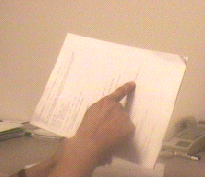
#> input picture homework6/instructions/input.bmp, 205 x 177 px
$ python main.py   (older library calls are emulated)
#> lines starting #> are read from the running program, lines starting #| are printed output that depends on the picture; after the words box and inside, x2 and y2 are one past the last pixel; in counts of white or black regions, pixels touching at a corner belong together
from PIL import Image
import numpy as np
import cv2
import os
import csv
import matplotlib.pyplot as plt

def load_image(image_path:str,
               img_format:str = 'rgb'):
    """
    Load an image from the specified path and convert it to a numpy array.

    Args:
        image_path (str): The path to the image file.
        img_format (str): The desired output format for the image array.
                             'rgb' or 'grasyscale'. Default is 'rgb'.

    Returns:
        np.ndarray: The loaded image as a numpy array.
    """
    img = Image.open(image_path)
    if img_format == 'rgb':
        img = img.convert('RGB')
    elif img_format == 'grayscale':
        img = img.convert('L')
    # resize the image to 640x480
    # img = img.resize((640, 480))
    img = np.array(img)
    return img

# [11 lines left out: function display_image, not called in this run]

def _make_gauss_kernel(N: int, sigma: float) -> np.ndarray:
    """
    Build a normalized 2D Gaussian kernel.

    Args:
        N (int): kernel size (must be odd).
        sigma (float): standard deviation of the Gaussian.

    Returns:
        kernel (np.ndarray): shape (N, N), sums to 1.
    """
    # Create a grid of (x,y) coordinates with center at 0
    ax = np.arange(-N//2 + 1, N//2 + 1)
    xx, yy = np.meshgrid(ax, ax)
    # Gaussian formula
    kernel = np.exp(-(xx**2 + yy**2) / (2.0 * sigma**2))
    # Normalize so sum = 1
    kernel /= np.sum(kernel)
    return kernel

def gaussian_smoothing(I: np.ndarray, N: int, sigma: float) -> np.ndarray:
    """
    Apply an NxN Gaussian smoothing to image I with standard deviation sigma.

    Args:
        I (np.ndarray): input image, shape (H, W) or (H, W, C), any numeric dtype.
        N (int): size of the Gaussian kernel (must be odd).
        sigma (float): standard deviation of the Gaussian.

    Returns:
        smoothed (np.ndarray): same shape and dtype as I, Gaussian-blurred.
    """
    # Build kernel
    kernel = _make_gauss_kernel(N, sigma)
    pad = N // 2

    # Ensure float for accumulation
    I_float = I.astype(np.float64)
    # Pad edges by repeating the border values
    if I.ndim == 2:
        I_pad = np.pad(I_float, pad_width=pad, mode='edge')
        H, W = I.shape
        out = np.zeros_like(I_float)
        # Slide kernel over image
        for i in range(H):
            for j in range(W):
                region = I_pad[i:i+N, j:j+N]
                out[i, j] = np.sum(region * kernel)
        return out.astype(I.dtype)

    elif I.ndim == 3:
        H, W, C = I.shape
        out = np.zeros_like(I_float)
        # Apply per‐channel
        for c in range(C):
            out[:, :, c] = gaussian_smoothing(I[:, :, c], N, sigma).astype(np.float64)
        return out.astype(I.dtype)

    else:
        raise ValueError("Unsupported input image dimensions: must be HxW or HxWxC")

def image_gradient(S: np.ndarray) -> tuple[np.ndarray, np.ndarray]:
    """
    Compute image gradients using Sobel operators.

    Args:
        S (np.ndarray): input image, shape (H, W) or (H, W, C).
                        If 3-channel, will be converted to grayscale.

    Returns:
        magnitude (np.ndarray): gradient magnitude, shape (H, W), dtype float64
        theta (np.ndarray): gradient orientation in degrees [0,180), shape (H, W), dtype float64
    """
    # 1) If RGB, convert to gray via luminosity
    if S.ndim == 3:
        # weights 0.299, 0.587, 0.114
        S = (0.299 * S[...,0] + 0.587 * S[...,1] + 0.114 * S[...,2]).astype(np.float64)
    else:
        S = S.astype(np.float64)

    # 2) Sobel kernels
    Kx = np.array([[-1, 0, 1],
                   [-2, 0, 2],
                   [-1, 0, 1]], dtype=np.float64)
    Ky = np.array([[ 1,  2,  1],
                   [ 0,  0,  0],
                   [-1, -2, -1]], dtype=np.float64)

    # 3) Pad image to keep same size (pad by 1)
    pad = 1
    S_pad = np.pad(S, pad_width=pad, mode='edge')

    H, W = S.shape
    Gx = np.zeros((H, W), dtype=np.float64)
    Gy = np.zeros((H, W), dtype=np.float64)

    # 4) Convolve
    for i in range(H):
        for j in range(W):
            region = S_pad[i:i+3, j:j+3]
            Gx[i, j] = np.sum(region * Kx)
            Gy[i, j] = np.sum(region * Ky)

    # 5) Magnitude and angle
    magnitude = np.hypot(Gx, Gy) # sqrt(Gx^2 + Gy^2)
    theta = np.arctan2(Gy, Gx)

    # 6) Normalize angle to [0, np.pi)
    theta = (theta + np.pi) % np.pi

    return magnitude, theta

def find_threshold(magnitude: np.ndarray,
                   percentage_non_edge: float,
                  ) -> tuple[float, float]:
    """
    Determine low and high thresholds for Canny via the histogram of gradient magnitudes.

    Args:
        magnitude (np.ndarray): 2D gradient-magnitude image.
        percentage_non_edge (float): fraction of pixels to treat as non‐edges (0 < p < 1).
        num_bins (int): number of histogram bins to use (default=256).

    Returns:
        T_low (float), T_high (float)
    """
    # 1) Flatten and build histogram over [min, max]
    flat = magnitude.flatten()
    num_bins = int(np.max(magnitude))
    mn = np.min(flat)
    mx = np.max(flat)
    hist, bin_edges = np.histogram(flat,
                                   bins=num_bins,
                                   range=(mn, mx),
                                   density=True)

    # 2) Cumulative distribution (CDF)
    cdf = np.cumsum(hist)

    # [6 lines of commented-out code are left out]

    idx = np.where(cdf > percentage_non_edge*np.max(cdf))[0][0]
    # print(f"Percentage non-edge: {percentage_non_edge}, Index: {idx}")
    T_high = bin_edges[idx]
    T_low  = 0.5 * T_high

    return T_low, T_high

def nonmaxima_suppress(Gx: np.ndarray,
                       Gy: np.ndarray,
                       Mag: np.ndarray,
                       method: str = 'quantization'
                       ) -> np.ndarray:
    """
    Non-maxima suppression using gradient components directly.

    Args:
      Gx, Gy    -- 2D arrays of the x- and y-derivative at each pixel.
      Mag       -- 2D array of gradient magnitudes.
      method    -- 'quantization' (4-way) or 'interpolation'.

    Returns:
      Mag_sup   -- 2D array, same shape as Mag, with non-maxima zeroed out.
    """
    H, W = Mag.shape
    # pad Mag so that neighbors at the border can be sampled
    Mp = np.pad(Mag, ((1,1),(1,1)), mode='edge')
    out = np.zeros_like(Mag)

    # precompute tan thresholds
    t1 = np.tan(np.pi/8)    # ≈0.414 (22.5°)
    t2 = np.tan(3*np.pi/8)  # ≈2.414 (67.5°)

    # [9 lines left out: function _bilinear, not called in this run]

    for i in range(H):
        for j in range(W):
            m  = Mp[i+1, j+1]
            gx = Gx[i, j]
            gy = Gy[i, j]

            if method == 'quantization':
                # avoid division by zero
                if gx == 0:
                    alpha = np.inf
                else:
                    alpha = abs(gy / gx)

                # decide which of the 4 directions
                if alpha <= t1:
                    # horizontal edge (0°)
                    n1, n2 = Mp[i+1, j], Mp[i+1, j+2]
                elif alpha >= t2:
                    # vertical edge (90°)
                    n1, n2 = Mp[i, j+1], Mp[i+2, j+1]
                elif gx * gy > 0:
                    # 45° diagonal
                    n1, n2 = Mp[i, j+2], Mp[i+2, j]
                else:
                    # 135° diagonal
                    n1, n2 = Mp[i, j], Mp[i+2, j+2]

            elif method == 'interpolation':
                # unit‐vector along gradient
                if m == 0:
                    dy = dx = 0.0
                else:
                    dy = gy / m
                    dx = gx / m
                # sample + and – along (dx,dy)
                n1 = _bilinear(Mp, i+1 + dy, j+1 + dx)
                n2 = _bilinear(Mp, i+1 - dy, j+1 - dx)

            else:
                raise ValueError(f"Unknown method '{method}'")

            # keep local maxima only
            if (m >= n1) and (m >= n2):
                out[i, j] = m
            # else remains zero

    return out

def edge_linking(Mag_low: np.ndarray,
                 Mag_high: np.ndarray,
                 connectivity: int = 8
                ) -> np.ndarray:
    """
    Hysteresis linking with selectable connectivity:
      - connectivity=4 - only N,S,E,W neighbors
      - connectivity=8 - N,S,E,W + diagonals

    Args:
      Mag_low   (bool H*W): candidate edges >= T_low
      Mag_high  (bool H*W): strong edges >= T_high
      connectivity: 4 or 8

    Returns:
      E (bool H*W): final linked edges
    """
    H, W = Mag_low.shape
    E = np.zeros((H, W), dtype=bool)
    visited = np.zeros((H, W), dtype=bool)

    if connectivity == 4:
        neighs = [(-1,0),(1,0),(0,-1),(0,1)]
    elif connectivity == 8:
        neighs = [(-1,-1),(-1,0),(-1,1),
                  ( 0,-1),        ( 0,1),
                  ( 1,-1),( 1,0),( 1,1)]
    else:
        raise ValueError("connectivity must be 4 or 8")

    stack = []
    for i in range(H):
        for j in range(W):
            if Mag_high[i, j] and not visited[i, j]:
                stack.append((i, j))
                while stack:
                    x, y = stack.pop(0)
                    if visited[x, y]:
                        continue
                    visited[x, y] = True
                    if Mag_low[x, y]:
                        E[x, y] = True
                        for dx, dy in neighs:
                            nx, ny = x + dx, y + dy
                            if (0 <= nx < H and 0 <= ny < W
                                and not visited[nx, ny]
                                and Mag_low[nx, ny]):
                                stack.append((nx, ny))
    return E

# [82 lines left out: functions edge, edge_cv2, not called in this run]

def single_edge_detection(img: np.ndarray,
                          N: int = 5,
                          sigma: float = 1.0,
                          percentage_non_edge: float = 0.75,
                          name:str = 'single_edge_detection'
                         ) -> np.ndarray:
    """
    Perform edge detection on a single image.

    Args:
        img (np.ndarray): input image, shape (H, W) or (H, W, C).
        N (int): size of the Gaussian kernel (must be odd).
        sigma (float): standard deviation of the Gaussian.
        percentage_non_edge (float): fraction of pixels to treat as non‐edges (0 < p < 1).

    Returns:
        edges (np.ndarray): binary edge map.
    """
    # Apply Gaussian smoothing
    gaussian_smoothing_img = gaussian_smoothing(img, N=N, sigma=sigma)

    # Display the smoothed image
    # display_image(gaussian_smoothing_img)

    # Compute the image gradients
    gradients = image_gradient(gaussian_smoothing_img)

    # Display the gradient magnitude and orientation
    # display_image(gradients[0], title='Gradient Magnitude')
    # display_image(gradients[1], title='Gradient Orientation')

    # Find the thresholds
    T_low, T_high = find_threshold(gradients[0], percentage_non_edge=percentage_non_edge)
    # print(f"Low Threshold: {T_low}, High Threshold: {T_high}")

    # Apply non-maxima suppression
    gx = gradients[0] * np.cos(gradients[1])
    gy = gradients[0] * np.sin(gradients[1])
    nms = nonmaxima_suppress(gx, gy, gradients[0], method='quantization')

    # Display the non-maxima suppressed image
    # display_image(nms, title='Non-Maxima Suppression')

    # Perform edge linking
    edge_map = edge_linking(nms> T_low, nms > T_high)

    # Display the edge map
    # display_image(edge_map, cmap='gray')

    return gaussian_smoothing_img, gradients, nms>=T_high, nms>=T_low, edge_map

def hough_parameter_space(edge_map: np.ndarray,
                          rho_res: float = 1.0,
                          theta_res: float = np.pi/180
                         ) -> tuple[np.ndarray, np.ndarray, np.ndarray]:
    """
    Compute and visualize the Hough transform parameter space for line detection.

    Args:
        edge_map (np.ndarray): 2D binary edge image (dtype=bool or 0/255 uint8).
        rho_res (float):    Resolution of the rho axis in pixels.
        theta_res (float):  Resolution of the theta axis in radians.

    Returns:
        accumulator (np.ndarray): 2D array of votes (shape: [num_rhos, num_thetas]).
        rhos        (np.ndarray): 1D array of rho values.
        thetas      (np.ndarray): 1D array of theta values (in radians).
    """
    # 1) Prepare thetas and rhos
    H, W = edge_map.shape
    diag_len = np.hypot(H, W)              # max possible rho
    rhos = np.arange(-diag_len, diag_len + rho_res, rho_res)
    thetas = np.arange(0, np.pi, theta_res)

    # 2) Initialize accumulator array
    accumulator = np.zeros((rhos.size, thetas.size), dtype=np.int32)

    # 3) Find indices of edge pixels
    y_idxs, x_idxs = np.nonzero(edge_map)  # row (y), col (x)

    # 4) Vote in the accumulator
    for x, y in zip(x_idxs, y_idxs):
        # for each theta, compute corresponding rho and vote
        for t_idx, theta in enumerate(thetas):
            rho = x * np.cos(theta) + y * np.sin(theta)
            # index into rho axis
            r_idx = int(np.round((rho + diag_len) / rho_res))
            accumulator[r_idx, t_idx] += 1

    # [12 lines of commented-out code are left out]

    return accumulator, rhos, thetas

def significant_intersections(accumulator: np.ndarray,
                              rhos: np.ndarray,
                              thetas: np.ndarray,
                              threshold_ratio: float = 0.5,
                              neighborhood_size: int = 3
                              ) -> list[tuple[float,float]]:
    """
    Find all (rho,theta) peaks in the Hough accumulator WITHOUT specifying num_peaks.

    Args:
        accumulator      -- 2D Hough vote array (shape [Nrho, Ntheta])
        rhos             -- 1D array of rho values
        thetas           -- 1D array of theta values (radians)
        threshold_ratio  -- keep only cells >= threshold_ratio * max(accumulator)
        neighborhood_size-- size of square window for local-max test (must be odd)

    Returns:
        List of (rho, theta) for every detected peak.
    """
    # 1) Compute absolute threshold
    thresh = threshold_ratio * accumulator.max()

    # 2) Precompute half-window
    half = neighborhood_size // 2
    H, W = accumulator.shape

    peaks: list[tuple[float,float]] = []
    # 3) scan only where votes exceed threshold
    ys, xs = np.where(accumulator >= thresh)
    for i, j in zip(ys, xs):
        # skip border bins
        if i < half or i >= H-half or j < half or j >= W-half:
            continue
        window = accumulator[i-half:i+half+1, j-half:j+half+1]
        # strict local maximum?
        if accumulator[i, j] == window.max():
            peaks.append((rhos[i], thetas[j]))
    return peaks

def draw_lines_matplotlib(img: np.ndarray,
                          lines: list[tuple[float, float]],
                          color: str = 'r',
                          linewidth: float = 2.0,
                          alpha: float = 0.8
                         ) -> np.ndarray:
    """
    Draw Hough lines onto `img` using matplotlib (no stretching),
    then return the overlaid result as an HxWx3 RGB array.

    Args:
      img       -- HxW (gray) or HxWx3 (RGB) image.
      lines     -- list of (rho, theta) line parameters.
      color     -- matplotlib color for lines.
      linewidth -- line thickness.
      alpha     -- line transparency.

    Returns:
      HxWx3 uint8 RGB array with the lines drawn.
    """
    H, W = img.shape[:2]
    dpi = 100
    fig = plt.figure(frameon=False, figsize=(W/dpi, H/dpi), dpi=dpi)
    ax = fig.add_axes([0, 0, 1, 1])
    ax.set_xlim(0, W)
    ax.set_ylim(H, 0)
    ax.set_aspect('equal')
    ax.axis('off')

    # show the image
    if img.ndim == 2:
        ax.imshow(img, cmap='gray', origin='upper', extent=[0, W, H, 0])
    else:
        ax.imshow(img, origin='upper', extent=[0, W, H, 0])

    # draw each line
    for rho, theta in lines:
        a, b = np.cos(theta), np.sin(theta)
        x0, y0 = a * rho, b * rho
        dx, dy = -b, a
        # length = max(W, H)
        length = np.hypot(W, H)
        x1, y1 = x0 + dx * length, y0 + dy * length
        x2, y2 = x0 - dx * length, y0 - dy * length
        ax.plot([x1, x2], [y1, y2],
                color=color,
                linewidth=linewidth,
                alpha=alpha)

    # draw and grab RGBA buffer from the renderer
    fig.canvas.draw()
    renderer = fig.canvas.get_renderer()
    w, h = fig.canvas.get_width_height()
    buf = np.frombuffer(renderer.buffer_rgba(), dtype=np.uint8)
    buf = buf.reshape((h, w, 4))
    # drop alpha channel
    lines_img = buf[..., :3]

    plt.close(fig)
    return lines_img

def merge_and_display(orig: np.ndarray,
                      accum: np.ndarray,
                      rhos: np.ndarray,
                      thetas: np.ndarray,
                      lines_img: np.ndarray,
                      name: str):
    """
    Show original image, Hough parameter space, and final lines image
    side-by-side in a 1*3 layout, and save to ./results/{name}_result.png.

    Args:
        orig     -- HxW or HxWx3 original image.
        accum    -- Hough accumulator array.
        rhos     -- 1D array of rho values.
        thetas   -- 1D array of theta values.
        lines_img-- HxWx3 image with lines overlaid.
        name     -- base filename (without extension) for saving.
    """
    H, W = orig.shape[:2]
    diag = np.hypot(H, W)

    fig, axes = plt.subplots(1, 3, figsize=(15, 5))

    # 1) Original
    ax = axes[0]
    if orig.ndim == 2:
        ax.imshow(orig, cmap='gray', origin='upper')
    else:
        ax.imshow(orig, origin='upper')
    ax.set_title('Original Image')
    ax.axis('off')

    # 2) Parameter space
    ax = axes[1]
    im = ax.imshow(accum,
                   extent=[0, 180, -diag, diag],
                   aspect='auto',
                   cmap='gray',
                   origin='lower')
    ax.set_title('Hough Parameter Space')
    ax.set_xlabel('θ (degrees)')
    ax.set_ylabel('ρ (pixels)')
    fig.colorbar(im, ax=ax, fraction=0.046, pad=0.04)

    # 3) Lines overlaid
    ax = axes[2]
    if lines_img.ndim == 2:
        ax.imshow(lines_img, cmap='gray', origin='upper')
    else:
        ax.imshow(lines_img, origin='upper')
    ax.set_title('Detected Lines')
    ax.axis('off')

    plt.tight_layout()

    # Ensure ./results exists
    os.makedirs('results', exist_ok=True)
    save_path = os.path.join('results', f'{name}_result.png')
    fig.savefig(save_path, dpi=300, bbox_inches='tight')

    plt.show()
    print(f"Saved merged figure to {save_path}")


def main():
    name = 'input'
    image_path = os.path.join(os.path.dirname(__file__), 'instructions', name+'.bmp')
    img = load_image(image_path, img_format='rgb')
#> in load_image, img is the input picture: PIL image 205x177 RGB; mean R, G, B 206.6, 171.8, 144.6

    gaus, grad, e_high, e_low, e = single_edge_detection(img,
                                                         N=5,
                                                         sigma=1.0,
                                                         percentage_non_edge=0.98,
                                                         name=name)
#> the loop in gaussian_smoothing, `for c in range(C):` made 3 passes
#> pass 2, in gaussian_smoothing (call 3), `I_pad = np.pad(I_float, pad_width=pad, mode='edge')`:
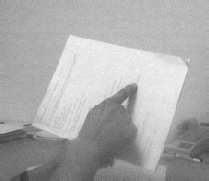
#> I_pad: shape (181, 209) float64; min 56, max 243, mean 170.7
#> in image_gradient, `Kx = np.array([[-1, 0, 1], [-2, 0, 2], [-1, 0, 1]], dtype=np.float64)`: Kx = [[-1, 0, 1], [-2, 0, 2], [-1, 0, 1]]
#> in image_gradient, `Ky = np.array([[ 1,  2,  1], [ 0,  0,  0], [-1, -2, -1]], dtype=np.flo..`: Ky = [[1, 2, 1], [0, 0, 0], [-1, -2, -1]]
#> after the loop in image_gradient, `for i in range(H):`:
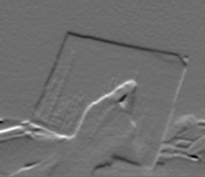
#> Gy: shape (177, 205) float64; min -185.5, max 244.8, mean 3; drawn with min black and max white
#> in image_gradient, `theta = (theta + np.pi) % np.pi`:
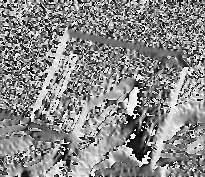
#> theta: shape (177, 205) float64; min 0, max 3.14, mean 1.69; drawn with min black and max white
#> in find_threshold, `num_bins = int(np.max(magnitude))`: num_bins = 250
#> in find_threshold, `mn = np.min(flat)`: mn = 2.84e-14
#> in find_threshold, `mx = np.max(flat)`: mx = 250.4
#> in find_threshold, `hist, bin_edges = np.histogram(flat, bins=num_bins, range=(mn, mx), de..`: hist = 250 values, max 0.0939 at index 3, min 0 at index 199, mean 0.00399; bin_edges = 251 values from 2.84e-14 to 250.4
#> in find_threshold, `cdf = np.cumsum(hist)`: cdf = 250 values from 0.02 to 0.999
#> in find_threshold, `idx = np.where(cdf > percentage_non_edge*np.max(cdf))[0][0]`: idx = 112
#> in find_threshold, `T_high = bin_edges[idx]`: T_high = 112.2
#> in find_threshold, `T_low  = 0.5 * T_high`: T_low = 56.08
#> in single_edge_detection, `T_low, T_high = find_threshold(gradients[0], percentage_non_edge=perce..`: T_high = 112.2
#> in single_edge_detection, `gx = gradients[0] * np.cos(gradients[1])`:
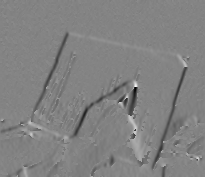
#> gx: shape (177, 205) float64; min -247.2, max 230.4, mean -3.7; drawn with min black and max white
#> after the loop in edge_linking, `for i in range(H):`:
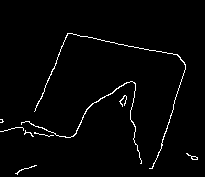
#> E: shape (177, 205) bool; 2.1% white in thin lines or dots, all inside (x1, y1, x2, y2) = (0, 33, 198, 175)

    accumulator, rhos, thetas = hough_parameter_space(e)
#> in hough_parameter_space, `y_idxs, x_idxs = np.nonzero(edge_map)`: y_idxs = 767 values from 33 to 174; x_idxs = 767 values, max 197 at index 705, min 0 at index 433, mean 102.5
#> the loop in hough_parameter_space, `for x, y in zip(x_idxs, y_idxs):` made 767 passes
#> (x, y) on passes 1 to 3: (67, 33), (68, 33), (69, 33)
#> after the loop in hough_parameter_space, `for x, y in zip(x_idxs, y_idxs):`:
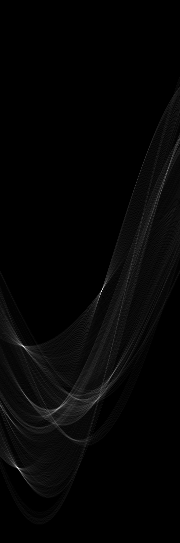
#> accumulator: shape (543, 180) int32; min 0, max 69, mean 1.4; drawn with min black and max white
#> rhos = 543 values from -270.8 to 271.2; thetas = 180 values from 0 to 3.12
    peaks = significant_intersections(accumulator, rhos, thetas,
                                      threshold_ratio=0.9)
#> in significant_intersections, `thresh = threshold_ratio * accumulator.max()`: thresh = 62.1
#> in significant_intersections, `ys, xs = np.where(accumulator >= thresh)`: ys = [291, 346, 467]; xs = [101, 23, 17]
#> the loop in significant_intersections, `for i, j in zip(ys, xs):` made 3 passes
#> (i, j, window) on passes 1 to 3: (291, 101, [[0, 44, 2], [11, 67, 4], [28, 6, 4]]), (346, 23, [[56, 25, 7], [31, 68, 30], [3, 17, 56]]), (467, 17, [[50, 12, 2], [36, 69, 22], [2, 31, 57]])
#> after the loop in significant_intersections, `for i, j in zip(ys, xs):`: peaks = [(20.16, 1.76), (75.16, 0.401), (196.2, 0.297)]
#> peaks = [(20.16, 1.76), (75.16, 0.401), (196.2, 0.297)]
    lines_img = draw_lines_matplotlib(img, peaks, color='r', linewidth=2.0, alpha=0.8)
#> the loop in draw_lines_matplotlib, `for rho, theta in lines:` made 3 passes
#> (rho, theta, a, b, x0, y0, dx, dy) on passes 1 to 3: (20.16, 1.76, -0.191, 0.982, -3.85, 19.79, -0.982, -0.191), (75.16, 0.401, 0.921, 0.391, 69.19, 29.37, -0.391, 0.921), (196.2, 0.297, 0.956, 0.292, 187.6, 57.35, -0.292, 0.956)
    merge_and_display(img, accumulator, rhos, thetas, lines_img, name='input_3')
#> in merge_and_display, `fig.savefig(save_path, dpi=300, bbox_inches='tight')`:
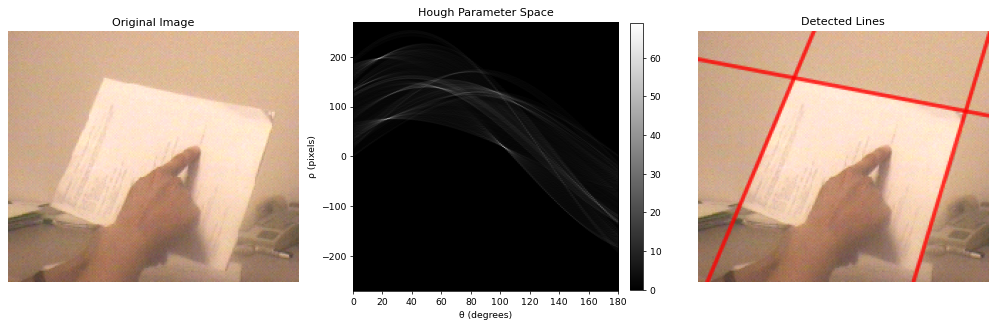
#> figure drawn by matplotlib, 4 panels

if __name__ == "__main__":
    main()
